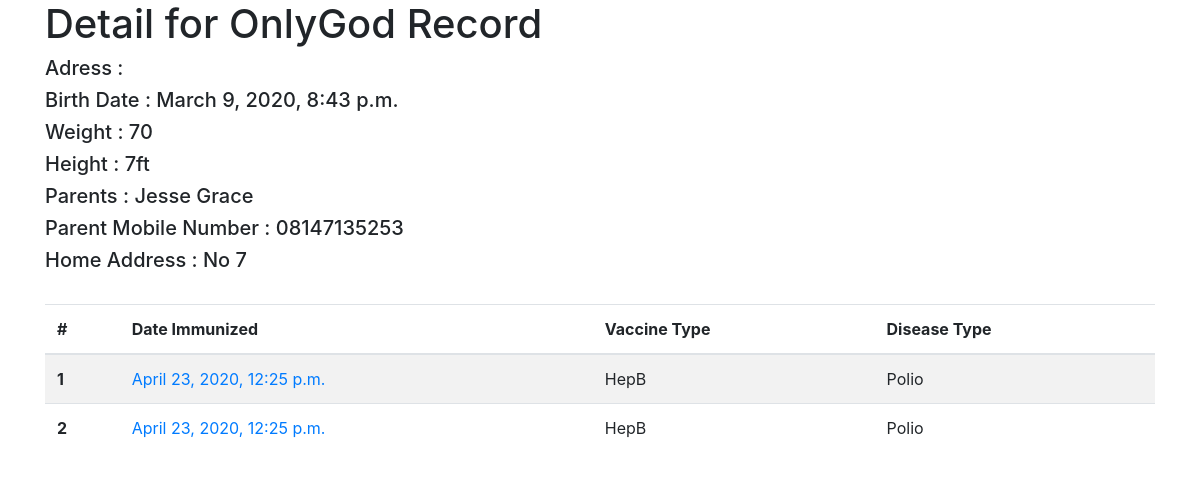
The app's page /first with its own data.
### hospital/models.py (models this page shows, shortened)
class Record(models.Model):
    slug = models.SlugField()
    first_name = models.CharField(max_length = 200)
    last_name = models.CharField(max_length = 200)
    birth_date = models.DateTimeField()
    weight = models.CharField(max_length=10)
    height = models.CharField(max_length=10)
    parent_name = models.CharField(max_length=200)
    parent_mobile = models.CharField(max_length=16)
    home_address = models.CharField(max_length=300)
    @property
    def schedules(self):
        return self.schedule_set.all().order_by('position')

class Schedule(models.Model):
    slug = models.SlugField()
    date_immunized =  models.DateTimeField()
    initial_date = models.DateTimeField()
    record = models.ForeignKey(Record, on_delete = models.SET_NULL, null =True)
    disease_type = models.CharField(max_length = 30)
    vaccine_type = models.CharField(max_length=30)
    position = models.IntegerField()
    def get_absolute_url(self):
        return reverse("hospital:record-detail", kwargs={
            'record_slug': self.record.slug,
            'schedule_slug':self.slug,
            })

### hospital/views.py (the view)
# urls.py: path('<slug>', RecordDetailView.as_view(), name="detail"),
class RecordDetailView(DetailView):
    model = Record

### hospital/templates/hospital/record_detail.html
{% extends 'hospital/base.html' %} {% block content %}
<h1> Detail for {{ object.first_name }} Record </h1>
<h5>Adress :</h5>
<h5> Birth Date : {{object.birth_date}} </h5>
<h5> Weight : {{object.weight }}</h5>
<h5>Height : {{ object.height }}</h5>
<h5> Parents : {{ object.parent_name }} </h5>
<h5> Parent Mobile Number : {{ object.parent_mobile}}</h5>
<h5>Home Address : {{object.home_address}}</h5>
<br>
<table class="table table-striped">
    <thead>
        <tr>
            <th scope="col">#</th>
            <th scope="col">Date Immunized</th>
            <th scope="col">Vaccine Type</th>
            <th scope="col">Disease Type</th>
        </tr>
    </thead>
    <tbody>
        {% for schedule in object.schedules %}
        <tr>
            <th scope="row">{{schedule.position}}</th>
            <td> <a href="{{ schedule.get_absolute_url }}">{{ schedule.date_immunized }}</a></td>
            <td> {{ schedule.vaccine_type }}</td>
            <td> {{ schedule.disease_type }}</td>
        </tr>
        {% endfor%}
    </tbody>
</table>
{% endblock %}

### hospital/templates/hospital/base.html (shortened to what this page needs)
<!doctype html>
<html lang="en">
<head>
    <link rel="stylesheet" href="https://stackpath.bootstrapcdn.com/bootstrap/4.4.1/css/bootstrap.min.css">
</head>
<body class="container">
    {% block content %}{% endblock content %}
</body>
</html>

### records on screen
Record: first_name "OnlyGod", birth_date "March 9, 2020, 8:43 p.m.", weight "70", height "7ft", parent_name "Jesse Grace", parent_mobile "08147135253", home_address "No 7"
Schedule: position "1", date_immunized "April 23, 2020, 12:25 p.m.", vaccine_type "HepB", disease_type "Polio"
Schedule: position "2", date_immunized "April 23, 2020, 12:25 p.m.", vaccine_type "HepB", disease_type "Polio"
